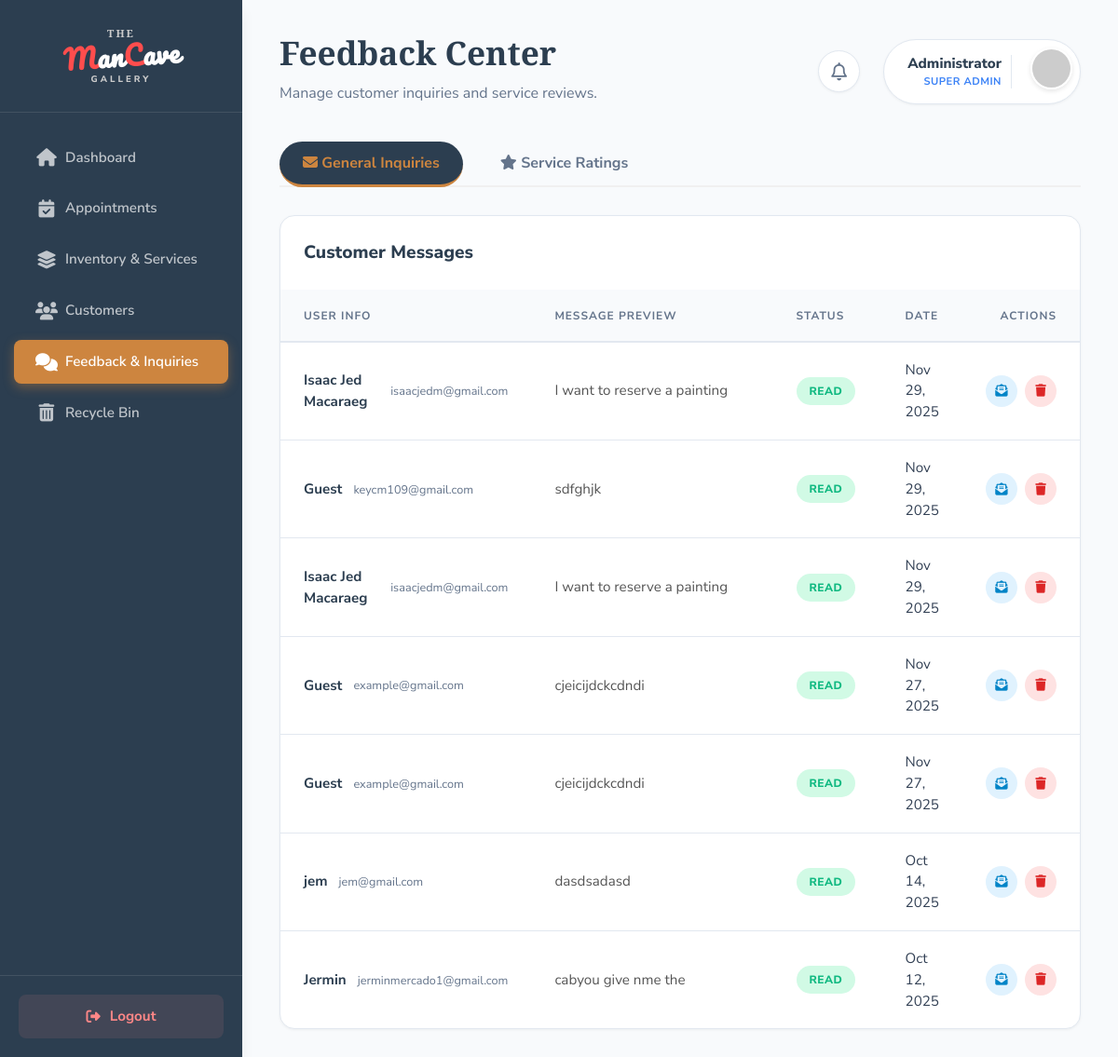
The app's page /feedback.php (signed in) with its own data.
### tables this page shows
CREATE TABLE `inquiries` (
  `id` int(11) NOT NULL,
  `username` varchar(100) NOT NULL,
  `email` varchar(255) NOT NULL,
  `mobile` varchar(20) NOT NULL,
  `subject` varchar(255) NOT NULL,
  `message` text NOT NULL,
  `attachment` varchar(255) DEFAULT NULL,
  `status` enum('unread','read','replied') DEFAULT 'unread',
  `created_at` timestamp NOT NULL DEFAULT current_timestamp(),
  `deleted_at` datetime DEFAULT NULL
);

### feedback.php (the view, shortened to what this page needs)
<?php
include 'config.php';
$inquiries = [];
$sql_inq = "SELECT * FROM inquiries WHERE message NOT LIKE '%requesting a copy%' ORDER BY created_at DESC";
if ($res_inq = mysqli_query($conn, $sql_inq)) {
    while ($row = mysqli_fetch_assoc($res_inq)) {
        $inquiries[] = $row;
    }
}
?>
<!DOCTYPE html>
<html lang="en">
<head>
    <link rel="stylesheet" href="https://cdnjs.cloudflare.com/ajax/libs/font-awesome/6.4.0/css/all.min.css">
    <link rel="stylesheet" href="admin_new_style.css">
</head>
<body>
    <aside class="sidebar">
        <div class="sidebar-header">
            <a href="index.php" class="sidebar-logo">
                <span class="logo-top">THE</span>
                <span class="logo-main"><span class="logo-red">M</span>an<span class="logo-red">C</span>ave</span>
                <span class="logo-bottom">GALLERY</span>
            </a>
        </div>
        <nav class="sidebar-nav">
            <ul>
                <li><a href="admin.php"><i class="fas fa-home"></i> <span>Dashboard</span></a></li>
                <li><a href="reservations.php"><i class="fas fa-calendar-check"></i> <span>Appointments</span></a></li>
                <li><a href="content.php"><i class="fas fa-layer-group"></i> <span>Inventory & Services</span></a></li>
                <li><a href="users.php"><i class="fas fa-users"></i> <span>Customers</span></a></li>
                <li class="active"><a href="feedback.php"><i class="fas fa-comments"></i> <span>Feedback & Inquiries</span></a></li>
                <li><a href="trash.php"><i class="fas fa-trash-alt"></i> <span>Recycle Bin</span></a></li>
            </ul>
        </nav>
        <div class="sidebar-footer">
            <a href="logout.php" class="btn-logout"><i class="fas fa-sign-out-alt"></i> <span>Logout</span></a>
        </div>
    </aside>
    <main class="main-content">
        <header class="top-bar">
            <div class="page-header">
                <h1>Feedback Center</h1>
                <p>Manage customer inquiries and service reviews.</p>
            </div>
            <div class="header-actions">
                <div class="notif-wrapper">
                    <div class="notif-bell" id="adminNotifBtn">
                        <i class="far fa-bell"></i>
                    </div>
                </div>
                <div class="user-profile">
                    <div class="profile-info">
                        <span class="name">Administrator</span>
                        <span class="role">Super Admin</span>
                    </div>
                    <div class="avatar"><img src="https://ui-avatars.com/api/?name=Admin&background=cd853f&color=fff" alt="Admin"></div>
                </div>
            </div>
        </header>
        <div class="tabs">
            <button class="tab-btn active" onclick="switchTab('inquiries', this)"><i class="fas fa-envelope"></i> General Inquiries</button>
            <button class="tab-btn" onclick="switchTab('ratings', this)"><i class="fas fa-star"></i> Service Ratings</button>
        </div>
        <div id="inquiries" class="tab-pane active">
            <div class="card table-card">
                <div class="card-header"><h3>Customer Messages</h3></div>
                <div class="table-responsive">
                    <table class="styled-table">
                        <thead>
                            <tr>
                                <th style="width: 25%;">User Info</th>
                                <th style="width: 40%;">Message Preview</th>
                                <th style="width: 15%;">Status</th>
                                <th style="width: 10%;">Date</th>
                                <th style="width: 10%; text-align:right;">Actions</th>
                            </tr>
                        </thead>
                        <tbody>
                            <?php if(empty($inquiries)): ?>
                                <tr><td colspan="5" class="text-center" style="padding:50px; color:#999;">No general inquiries found.</td></tr>
                            <?php else: ?>
                                <?php foreach ($inquiries as $inq):
                                    $isUnread = ($inq['status'] !== 'read' && $inq['status'] !== 'replied');
                                    $statusClass = 'status-' . ($inq['status'] == 'replied' ? 'completed' : ($isUnread ? 'pending' : 'approved'));
                                    $statusLabel = ($inq['status'] == 'replied') ? 'Replied' : ($isUnread ? 'Unread' : 'Read');
                                ?>
                                <tr class="<?= $isUnread ? 'unread-row' : '' ?>">
                                    <td>
                                        <div class="user-cell">
                                            <strong><?= htmlspecialchars($inq['username']) ?></strong>
                                            <small><?= htmlspecialchars($inq['email']) ?></small>
                                        </div>
                                    </td>
                                    <td>
                                        <div class="msg-preview"><?= htmlspecialchars($inq['message']) ?></div>
                                    </td>
                                    <td><span class="status-badge <?= $statusClass ?>"><?= $statusLabel ?></span></td>
                                    <td><?= date('M d, Y', strtotime($inq['created_at'])) ?></td>
                                    <td style="text-align:right;">
                                        <div class="actions" style="justify-content: flex-end;">
                                            <button class="btn-icon edit" onclick="viewInquiry(<?= $inq['id'] ?>)" title="View & Reply">
                                                <i class="fas fa-envelope-open-text"></i>
                                            </button>
                                            <button class="btn-icon delete" onclick="confirmAction('inquiry', <?= $inq['id'] ?>)" title="Move to Trash">
                                                <i class="fas fa-trash"></i>
                                            </button>
                                        </div>
                                    </td>
                                </tr>
                                <?php endforeach; ?>
                            <?php endif; ?>
                        </tbody>
                    </table>
                </div>
            </div>
        </div>
    </main>
</body>
</html>

### feedback.php (style rules this page uses)
.sidebar-logo { display: flex; flex-direction: column; align-items: center; gap: 0; line-height: 1; text-decoration: none; }
.logo-top { font-family: 'Playfair Display', serif; font-size: 0.7rem; font-weight: 700; color: #ccc; letter-spacing: 2px; }
.logo-main { font-family: 'Pacifico', cursive; font-size: 1.8rem; transform: rotate(-4deg); margin: 5px 0; color: #fff; }
.logo-red { color: #ff4d4d; }
.logo-bottom { font-family: 'Nunito Sans', sans-serif; font-size: 0.6rem; font-weight: 800; color: #ccc; letter-spacing: 3px; text-transform: uppercase; }
.header-actions { display: flex; align-items: center; gap: 25px; }
.notif-wrapper { position: relative; }
.notif-bell { background: #fff; width: 45px; height: 45px; border-radius: 50%; display: flex; align-items: center; justify-content: center; font-size: 1.2rem; color: var(--secondary); cursor: pointer; box-shadow: var(--shadow-sm); border: 1px solid var(--border); transition: 0.3s; }
.tabs { margin-bottom: 30px; display: flex; gap: 15px; border-bottom: 2px solid #f0f0f0; padding-bottom: 0; }
.tab-btn { background: none; border: none; padding: 12px 25px; font-size: 1rem; font-weight: 700; color: var(--secondary); cursor: pointer; border-bottom: 3px solid transparent; margin-bottom: -2px; transition: all 0.3s; }
.tab-btn.active { color: var(--accent); border-bottom-color: var(--accent); }
.tab-pane { display: none; animation: fadeIn 0.3s ease; }
.tab-pane.active { display: block; }
.user-cell strong { display: block; font-size: 0.95rem; color: var(--primary); }
.user-cell small { color: var(--secondary); }
.msg-preview { max-width: 350px; white-space: nowrap; overflow: hidden; text-overflow: ellipsis; color: #555; }

### records on screen
inquiries: username "Isaac Jed Macaraeg", email "isaacjedm@gmail.com", message "I want to reserve a painting", status "READ", created_at "Nov 29, 2025"
inquiries: username "Guest", email "keycm109@gmail.com", message "sdfghjk", status "READ", created_at "Nov 29, 2025"
inquiries: username "Isaac Jed Macaraeg", email "isaacjedm@gmail.com", message "I want to reserve a painting", status "READ", created_at "Nov 29, 2025"
inquiries: username "Guest", email "example@gmail.com", message "cjeicijdckcdndi", status "READ", created_at "Nov 27, 2025"
inquiries: username "Guest", email "example@gmail.com", message "cjeicijdckcdndi", status "READ", created_at "Nov 27, 2025"
inquiries: username "jem", email "jem@gmail.com", message "dasdsadasd", status "READ", created_at "Oct 14, 2025"
inquiries: username "Jermin", email "jerminmercado1@gmail.com", message "cabyou give nme the", status "READ", created_at "Oct 12, 2025"
